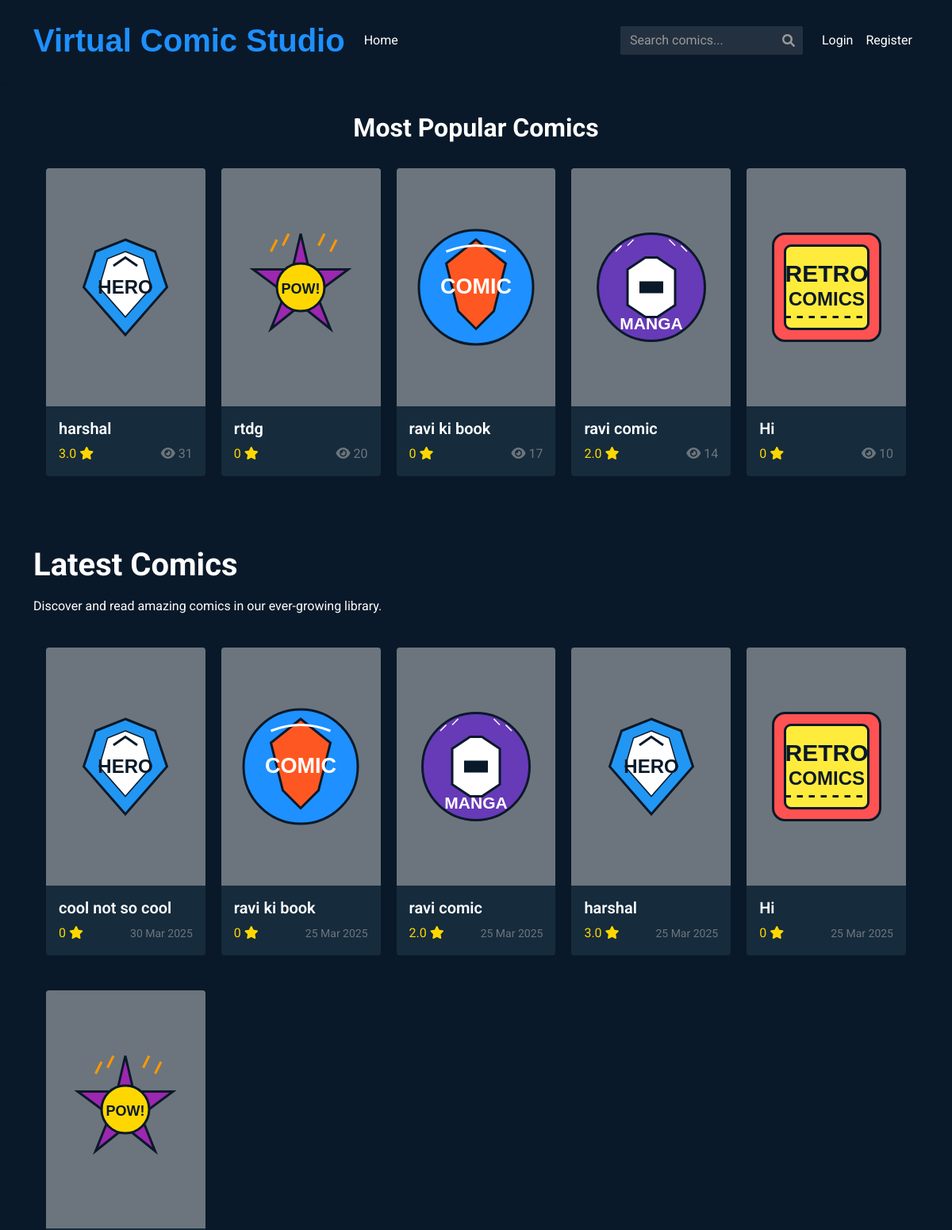
Before: / (upper part) with the older database file.
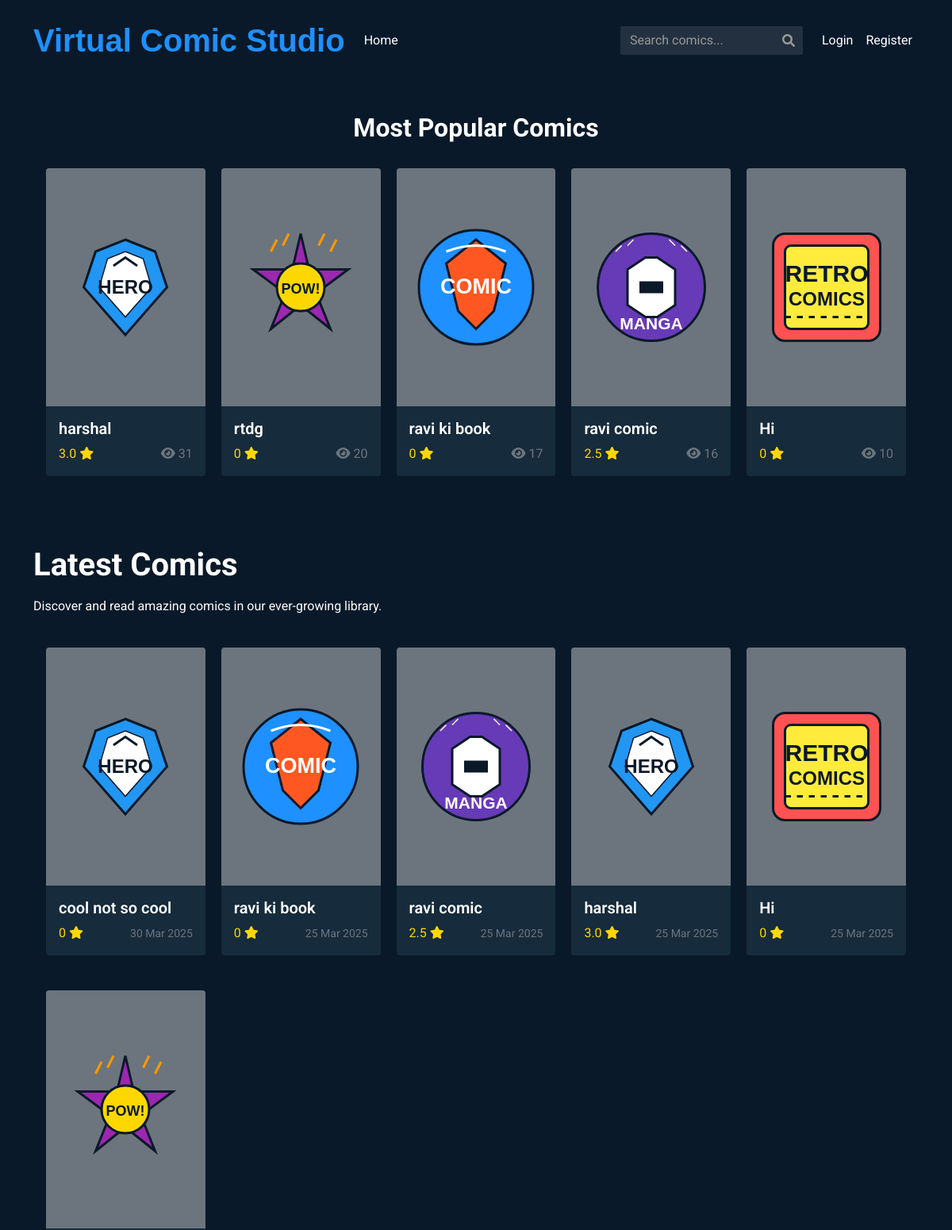
After: the same page with the newer database file.
### models.py (models this page shows, shortened)
class Comic(db.Model):
    id = db.Column(db.Integer, primary_key=True)
    title = db.Column(db.String(100), nullable=False)
    description = db.Column(db.Text, nullable=False)
    filename = db.Column(db.String(255), nullable=False, unique=True)
    owner_id = db.Column(db.Integer, db.ForeignKey('user.id'), nullable=False)
    upload_date = db.Column(db.DateTime, default=datetime.datetime.utcnow)
    views = db.Column(db.Integer, default=0)
    logo_id = db.Column(db.Integer, default=1) # Logo ID (1-5)
    reviews = db.relationship('Review', backref='comic', lazy='dynamic', cascade='all, delete-orphan')
    def get_average_rating(self):
        reviews = self.reviews.all()
        if not reviews:
            return 0
        return sum(review.rating for review in reviews) / len(reviews)

### routes.py (the view)
@app.route('/')
def index():
    recent_comics = Comic.query.order_by(Comic.upload_date.desc()).limit(10).all()
    return render_template('index.html', comics=recent_comics)

### templates/index.html (shortened to what this page needs)
{% extends "layout.html" %}  {% block content %}
{% if not search_query and comics|length > 0 %}
<div class="mb-5">
  <center><h2 class="mb-3">Most Popular Comics</h2></center>
  <div class="comics-grid">
    {% set popular_comics = comics|sort(attribute='views', reverse=True) %} {%
    for comic in popular_comics[:5] %}
    <div class="comic-card">
      <a href="{{ url_for('comic_details', comic_id=comic.id) }}">
        <div class="card">
          <div
            class="card-img-container bg-secondary d-flex align-items-center justify-content-center"
          >
            <img
              src="{{ url_for('static', filename='images/logo' + (comic.logo_id|string if comic.logo_id else '1') + '.svg') }}"
              alt="{{ comic.title }}"
              class="comic-logo-display"
            />
          </div>
          <div class="card-body">
            <h5 class="card-title">{{ comic.title }}</h5>
            <div class="d-flex justify-content-between align-items-center">
              <div class="comic-rating">
                {% set rating = comic.get_average_rating()|round(1) %}
                <span>{{ rating }}</span>
                <i class="fas fa-star"></i>
              </div>
              <span class="text-muted">
                <i class="fas fa-eye me-1"></i>{{ comic.views }}
              </span>
            </div>
          </div>
        </div>
      </a>
    </div>
    {% endfor %}
  </div>
</div>
{% endif %}
<div class="mb-4">
  <h1 class="mb-3">
    {% if search_query %}Search Results for "{{ search_query }}"{% else %}Latest
    Comics{% endif %}
  </h1>
  {% if search_query and comics|length == 0 %}
  <div class="alert alert-info">No comics found matching your search.</div>
  {% elif search_query %}
  <p>Found {{ comics|length }} comics matching your search.</p>
  {% else %}
  <p>Discover and read amazing comics in our ever-growing library.</p>
  {% endif %}
</div>
{% if comics|length > 0 %}
<div class="comics-grid">
  {% for comic in comics %}
  <div class="comic-card">
    <a href="{{ url_for('comic_details', comic_id=comic.id) }}">
      <div class="card">
        <div
          class="card-img-container bg-secondary d-flex align-items-center justify-content-center"
        >
          <img
            src="{{ url_for('static', filename='images/logo' + (comic.logo_id|string if comic.logo_id else '1') + '.svg') }}"
            alt="{{ comic.title }}"
            class="comic-logo-display"
          />
        </div>
        <div class="card-body">
          <h5 class="card-title">{{ comic.title }}</h5>
          <div class="d-flex justify-content-between align-items-center">
            <div class="comic-rating">
              {% set rating = comic.get_average_rating()|round(1) %}
              <span>{{ rating }}</span>
              <i class="fas fa-star"></i>
            </div>
            <small class="text-muted"
              >{{ comic.upload_date.strftime('%d %b %Y') }}</small
            >
          </div>
        </div>
      </div>
    </a>
  </div>
  {% endfor %}
</div>
{% endif %} {% endblock %}

### templates/layout.html (shortened to what this page needs)
<!DOCTYPE html>
<html lang="en">
  <head>
    <link
      href="https://cdn.jsdelivr.net/npm/bootstrap@5.1.3/dist/css/bootstrap.min.css"
      rel="stylesheet"
    />
    <link
      href="https://cdnjs.cloudflare.com/ajax/libs/font-awesome/6.0.0-beta3/css/all.min.css"
      rel="stylesheet"
    />
    <link
      rel="stylesheet"
      href="{{ url_for('static', filename='css/main.css') }}"
    />
  </head>
  <body>
    <nav class="navbar navbar-expand-lg navbar-dark">
      <div class="container">
        <a class="navbar-brand" href="{{ url_for('index') }}"
          >Virtual Comic Studio</a
        >
        <div class="collapse navbar-collapse" id="navbarNav">
          <ul class="navbar-nav me-auto">
            <li class="nav-item">
              <a class="nav-link" href="{{ url_for('index') }}">Home</a>
            </li>
          </ul>
          <form
            class="search-form d-flex"
            action="{{ url_for('search') }}"
            method="get"
          >
            <div class="position-relative">
              <input
                class="form-control search-input"
                type="search"
                name="q"
                placeholder="Search comics..."
                aria-label="Search"
                value="{{ search_query|default('') }}"
              />
              <i class="fas fa-search search-icon"></i>
            </div>
          </form>
          <ul class="navbar-nav">
            {% if current_user.is_authenticated %}
            <li class="nav-item dropdown">
              <a
                class="nav-link dropdown-toggle"
                href="#"
                id="userDropdown"
                role="button"
                data-bs-toggle="dropdown"
              >
                <i class="fas fa-user me-1"></i> {{ current_user.username }}
              </a>
              <ul class="dropdown-menu dropdown-menu-end">
                <li>
                  <a class="dropdown-item" href="{{ url_for('profile') }}"
                    >Profile</a
                  >
                </li>
                <li><hr class="dropdown-divider" /></li>
                <li>
                  <a class="dropdown-item" href="{{ url_for('logout') }}"
                    >Logout</a
                  >
                </li>
              </ul>
            </li>
            {% else %}
            <li class="nav-item">
              <a class="nav-link" href="{{ url_for('login') }}">Login</a>
            </li>
            <li class="nav-item">
              <a class="nav-link" href="{{ url_for('register') }}">Register</a>
            </li>
            {% endif %}
          </ul>
        </div>
      </div>
    </nav>
    <main class="container py-4">{% block content %}{% endblock %}</main>
  </body>
</html>

### static/css/main.css (style rules this page uses)
:root { --primary-bg: #0a1929; --secondary-bg: #1f4068; --accent-color: #1e90ff; --text-color: #ffffff; --card-bg: #162b3c; --hover-bg: #1d3649; --border-color: #2c4356; --success-color: #46b04a; --warning-color: #e6a23c; --danger-color: #f56c6c; --info-color: #909399; --font-main: "Roboto", "Arial", sans-serif; --standard-padding: 16px; --transition-speed: 0.3s; }
body { font-family: var(--font-main); background-color: var(--primary-bg); color: var(--text-color); margin: 0; padding: 0; line-height: 1.5; }
a { color: var(--text-color); text-decoration: none; transition: color var(--transition-speed) ease; }
h1, h2, h3, h4, h5, h6 { margin-top: 0; font-weight: 700; }
.navbar { background-color: var(--primary-bg) !important; padding: var(--standard-padding); box-shadow: 0 2px 5px rgba(0, 0, 0, 0.1); }
.navbar-brand { color: var(--accent-color) !important; font-size: 2.5rem; font-weight: bold; font-family: "Ubuntu", sans-serif; }
.navbar-dark .navbar-nav .nav-link { color: var(--text-color); transition: all var(--transition-speed) ease; }
.card { background-color: var(--card-bg); border: none; border-radius: 4px; transition: transform var(--transition-speed), box-shadow var(--transition-speed); margin-bottom: 1.5rem; overflow: hidden; }
.card-body { padding: var(--standard-padding); }
.card-title { margin-bottom: 0.5rem; font-weight: 600; }
.form-control { background-color: #333; border: 1px solid var(--border-color); color: var(--text-color); border-radius: 2px; }
.form-control::placeholder { color: #999; }
.comics-grid { display: grid; grid-template-columns: repeat(auto-fill, minmax(200px, 1fr)); gap: 20px; padding: var(--standard-padding); }
.comic-card { position: relative; height: 100%; }
.comic-card .card-img-container { position: relative; height: 300px; overflow: hidden; }
.comic-card img { width: 100%; height: 100%; object-fit: cover; }
.comic-logo-display { width: 80%; height: 80%; max-width: 150px; max-height: 150px; object-fit: contain; transition: transform var(--transition-speed); }
.comic-rating { color: #ffd700; }
.search-form { position: relative; margin-right: 1rem; }
.search-form .form-control { padding-right: 35px; background-color: rgba(255, 255, 255, 0.1); border: none; color: var(--text-color); }
.search-form .search-icon { position: absolute; right: 10px; top: 50%; transform: translateY(-50%); color: #999; }

Changed rows visible on the page:
changed Comic "ravi comic": rating "2.0" → "2.5"; views "14" → "16"
